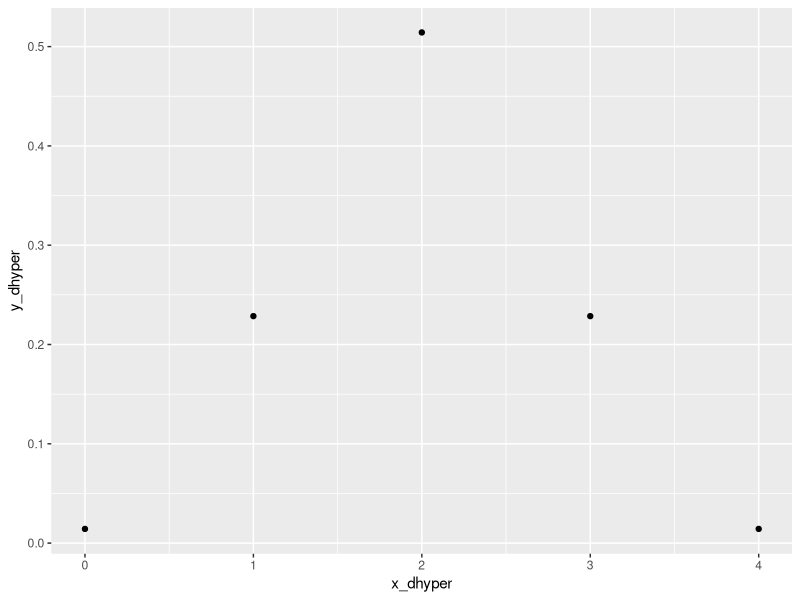
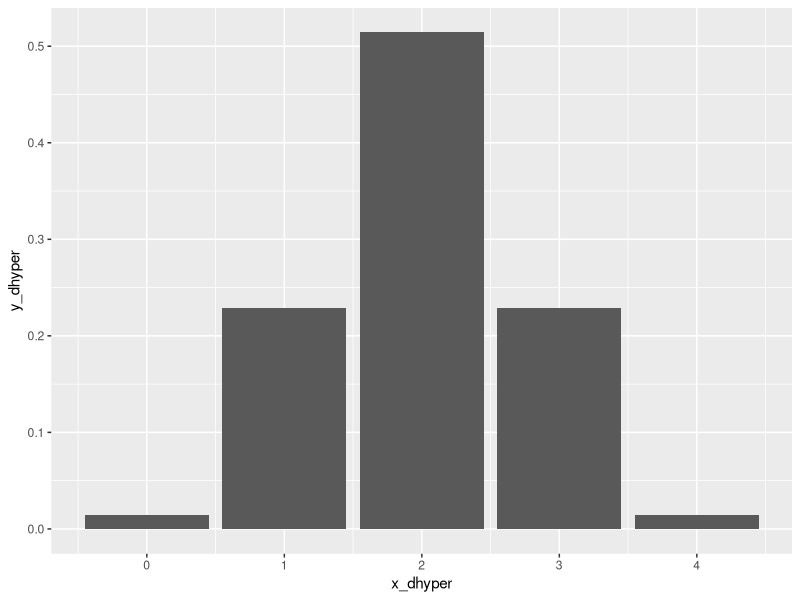
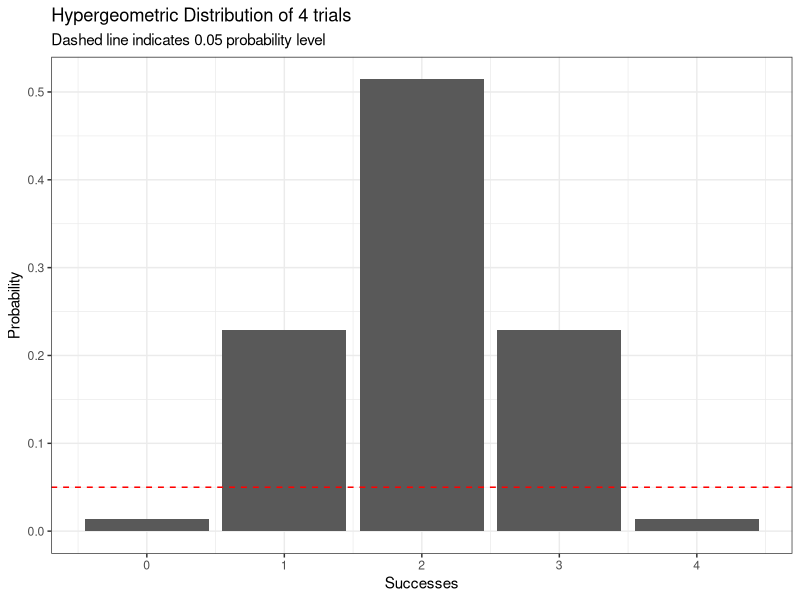
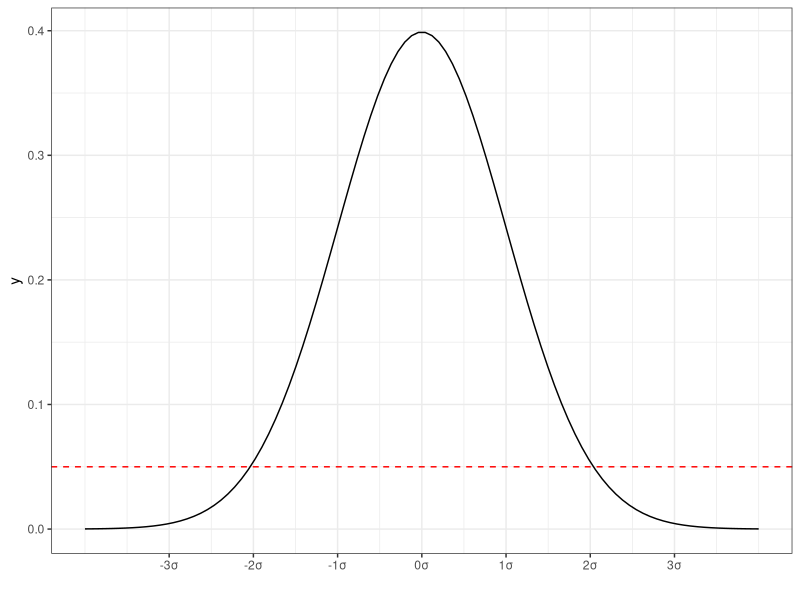
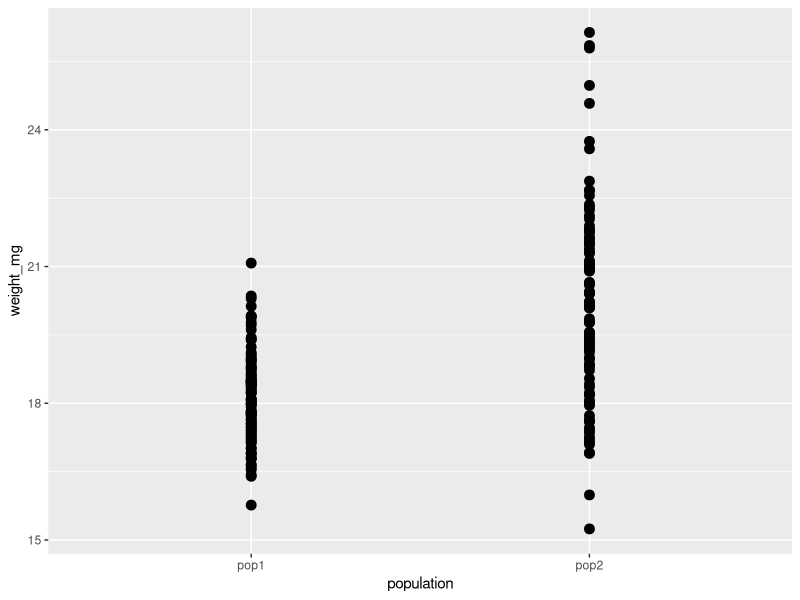
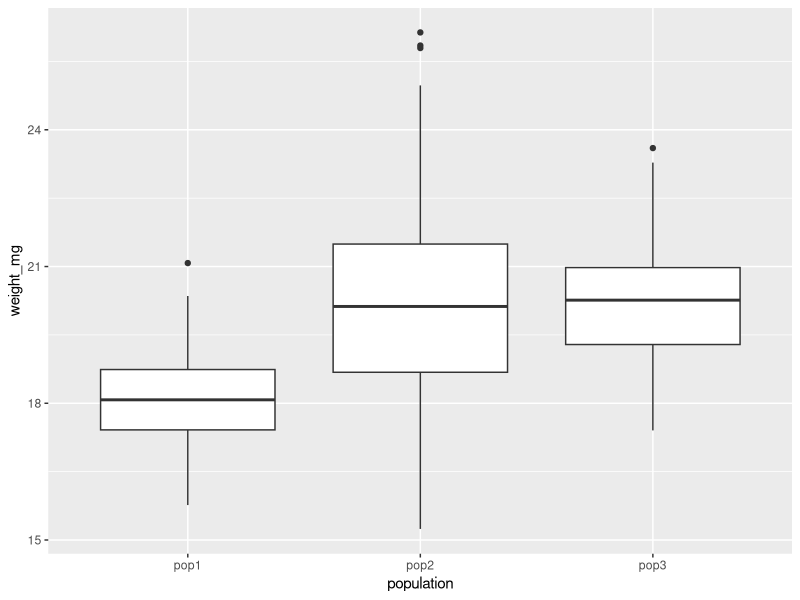
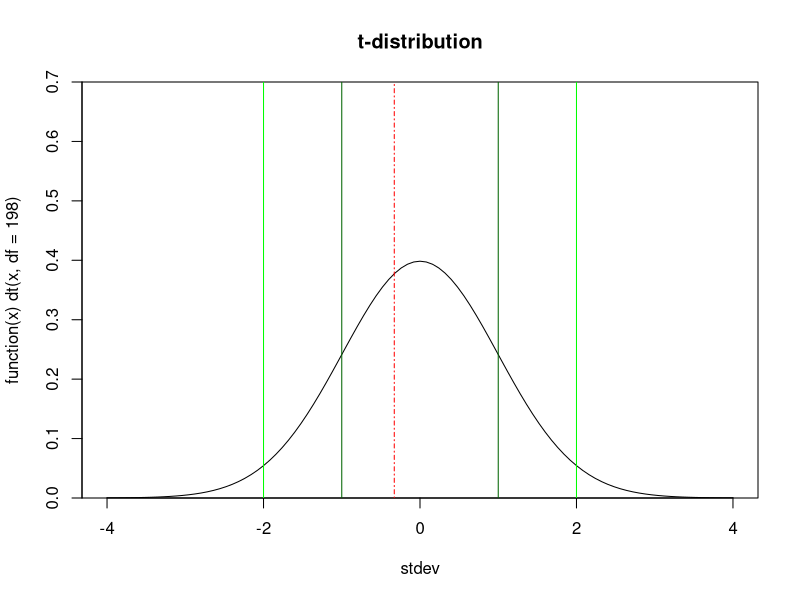
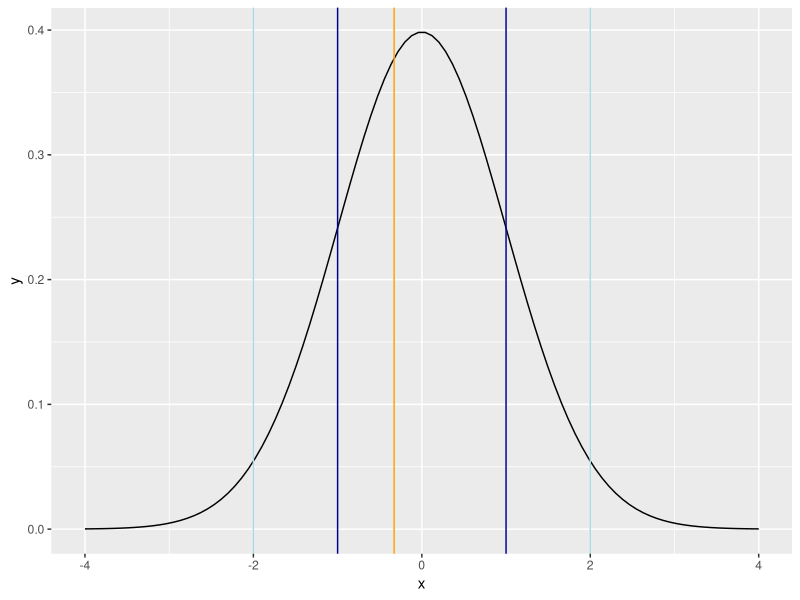

The R script that drew these images, in order:
## ---- chunk 1
if (!require('tidyverse')) install.packages('tidyverse')
if (!require('ggplot2')) install.packages('ggplot2')
if (!require('pwr')) install.packages('pwr')
if (!require('car')) install.packages('car')

library(tidyverse)
library(ggplot2)
library(pwr)
library(car)
library(MASS)
library(lmtest)
library(tseries)
library(ggfortify)

setwd(dirname(rstudioapi::getActiveDocumentContext()$path))
getwd()

knitr::opts_chunk$set(echo = TRUE)
## ---- chunk 2

# Create vector of 0-4 sucesses
x_dhyper <- seq(0, 4, by = 1)

# Apply dhyper function
# m = number of "successes" (milk-first)
# n = number of "failures" (tea-first)
# k = number of "draws" (choice of teacups prepared milk-first)

y_dhyper <- dhyper(x_dhyper, m = 4, n = 4, k = 4)   

# Make a dataframe
hg_df <- tibble(x_dhyper,y_dhyper)
hg_df

## Plot dhyper values

# basic plot
hypergeometric <- hg_df |>
  ggplot(aes(x = x_dhyper, y = y_dhyper)
         ) +
           geom_point()
hypergeometric

# barplot
hypergeometric <- hg_df |>
  ggplot(aes(x = x_dhyper, y = y_dhyper)
  ) +
  geom_bar(stat = "identity")
hypergeometric

#better barplot
hypergeometric <- hg_df |>
  ggplot(aes(x = x_dhyper, y = y_dhyper)
  ) +
  geom_bar(stat = "identity") +
  geom_hline(yintercept = 0.05, linetype = "dashed", color = "red") +
  labs(
    title = "Hypergeometric Distribution of 4 trials",
    subtitle = "Dashed line indicates 0.05 probability level"
  ) +
  xlab("Successes") +
  ylab("Probability") +
  theme_bw()
hypergeometric
## ---- chunk 3
#Create a sequence of 100 equally spaced numbers between -4 and 4
x <- seq(-4, 4, length=100)

#create a vector of values that shows the height of the probability distribution
#for each value in x
y <- dnorm(x, mean = 0, sd = 1)

#plot x and y

norm_df <- tibble(x,y)

norm_dist <- norm_df |>
  ggplot(
    aes(x=x, y=y)
  ) +
  geom_line() +
  geom_hline(yintercept = 0.05, linetype = "dashed", color = "red") +
  scale_x_continuous(name = "",
                     breaks = c(-3, -2, -1, 0, 1, 2, 3), 
                     labels = paste0(seq(-3,3,1), "\u03c3")
                     ) +
  theme_bw()
norm_dist

#generate a tibble of normally distributed tick weights (2 populations)
pop1=rnorm(100,18.2,1)
pop2=rnorm(100,20.2,2)
pop3=rnorm(100,20.4,1.5)

tickwts <- cbind(pop1,pop2,pop3)
View(tickwts)
tickwts <- as_tibble(tickwts)

#tickwts isn't tidy
tickwts <- as_tibble(tickwts) %>% 
  pivot_longer(
    everything(),
    names_to = "population",
    values_to = "weight_mg"
  ) %>%
  mutate(pop.f = as.factor(population)) %>%
  mutate(pop.f=case_match(pop.f, "pop1" ~ "1", "pop2" ~ "2", "pop3" ~ "3")) %>%
  mutate(pop.f=as.numeric(pop.f)) %>%
  arrange(population)

pop.f <- as.factor(tickwts$population)
case_match(pop.f, "pop1" ~ "1", "pop2" ~ "2", "pop3" ~ "3")

####make scatterplot, boxplot####
plot2 <- tickwts %>% 
  filter(population=="pop1" | population =="pop2") %>%
  ggplot(aes(x=population,
             y=weight_mg)) +
  geom_point(size = 3) 
plot2

plot3 <- tickwts %>% 
  ggplot(aes(x=population,
             y=weight_mg)) +
  geom_boxplot()
plot3

####T-test and T-statistic for pop1,pop2####
ttest <- t.test(pop2,pop3)
ttest
tstat <- ttest$statistic
tstat

####power calculation####
pwr.t.test(100,0.5,0.05)

####t-distribution graphic####
#base R way
plot(function(x) dt(x, df = 198), -4, 4, ylim = c(0, 0.7),
     main = "t-distribution", yaxs = "i", xlab= "stdev")
abline(v=1, col="darkgreen")
abline(v=-1, col="darkgreen")
abline(v=-2, col="green")
abline(v=2,col="green", )
       abline(v=tstat, col="red",lty = 4)

       
#tidyverse way
x <- seq(-4, 4, length=100)     
y <-  dt(x, df = 198)      

stdt <- tibble(x,y)

stdt |> ggplot(aes(x = x, y = y)) +
  geom_line() +
  geom_vline(xintercept = 1, color = "darkblue")+
  geom_vline(xintercept = -1, color = "darkblue")+
  geom_vline(xintercept = 2, color = "lightblue")+
  geom_vline(xintercept = -2, color = "lightblue")+
  geom_vline(xintercept = tstat, color = "orange")
